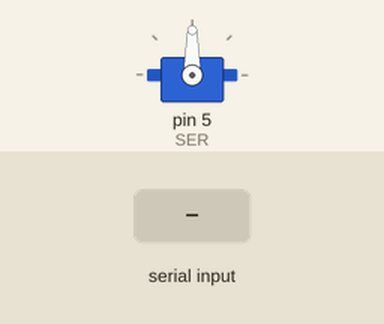
This sketch was run on a simulated Arduino Uno, built with avr-gcc and run on an emulated ATmega328P. Parts: servo. The inputs (shaded band) are chosen by the test bench.

Above: at 1.2 s.
1.3 s: "30,150\n" received over Serial
At 3.6 s:
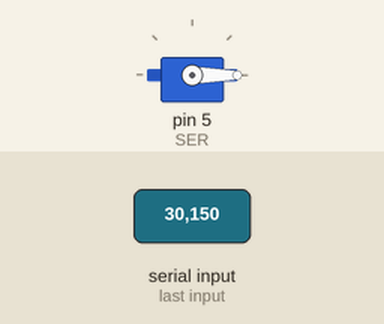
3.9 s: "90,45\n" received over Serial
At 4.4 s:
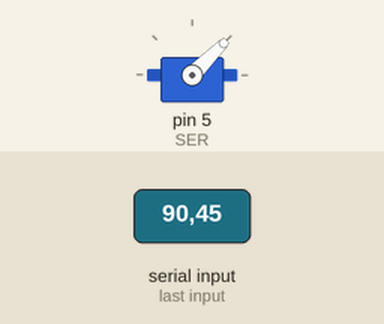
6.5 s: "200\n" received over Serial
At 7.0 s:
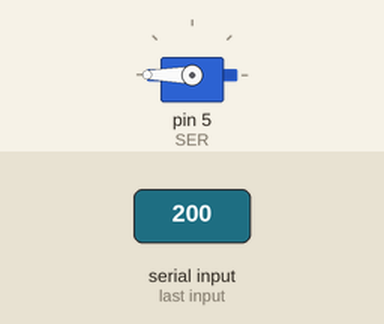
Timing chart, 0 to 9.5 s (numbered marks = the images above; inputs shaded):
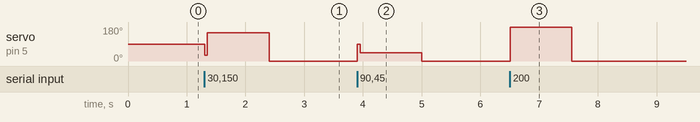

The sketch:

servo.ino
```cpp
#include <Servo.h>

#define SER 5 // Pin para el servo

Servo servo; // Objeto servo

int mensaje; // Variable para guardar el mensaje recibido por serial


void setup()
{
   // Inicializamos el servo y el Serial:

   servo.attach(SER);

   Serial.begin(9600);
}


void loop()
{
   if (Serial.available() > 0)
   {
      mensaje = Serial.parseInt(); // Leemos el serial

      servo.write(mensaje); // Movemos el servo

      delay(50);
   }
}
```

Measured:
- after the input at 1.3 s, servo on pin 5 (SER): 90° → 150° at once, → 0° 1.1 s later
- after the input at 3.9 s, servo on pin 5 (SER): 0° → 45° at once, → 0° 1.1 s later
- after the input at 6.5 s, servo on pin 5 (SER): 0° → 180° at once, → 0° 1.0 s later
